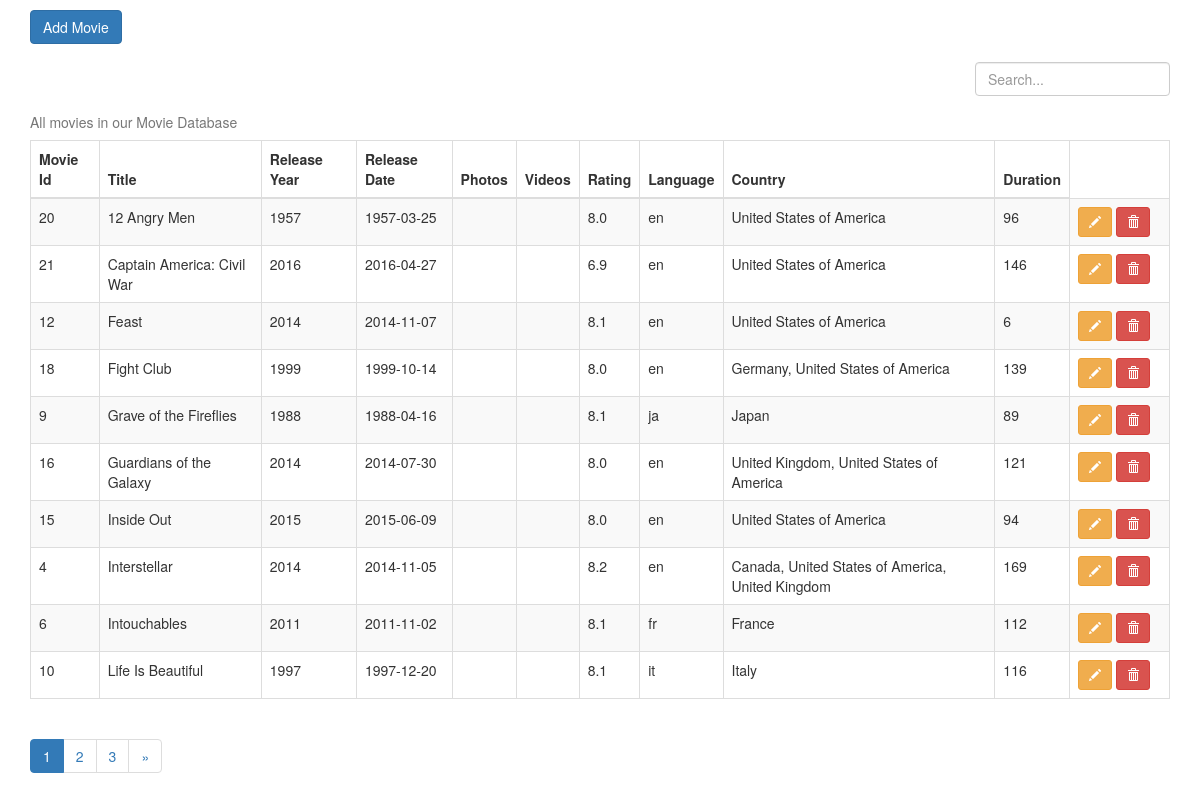
The page /movie.php on the database its author committed.
### tables this page shows
CREATE TABLE `movie` (
  `movie_id` int(10) NOT NULL AUTO_INCREMENT,
  `title` varchar(255) DEFAULT NULL,
  `release_year` int(5) DEFAULT NULL,
  `release_date` date DEFAULT NULL,
  `photos` varchar(255) DEFAULT NULL,
  `videos` varchar(255) DEFAULT NULL,
  `imdb_rating` decimal(2,1) DEFAULT NULL,
  `movie_language` char(255) DEFAULT NULL,
  `country` char(255) DEFAULT NULL,
  `duration` double DEFAULT NULL,
  PRIMARY KEY (`movie_id`)
);

### htdocs/includes/data.inc.php (called while the page is built, shortened)
<?php
class Data{
 private $conn;
 private $table_name = "movie";
 public function __construct($db){
  $this->conn = $db;
 }
 function readAll($page, $from_record_num, $records_per_page){
  $query = "SELECT
     *
    FROM
     " . $this->table_name . "
    ORDER BY
     title ASC
    LIMIT
     {$from_record_num}, {$records_per_page}";
  $stmt = $this->conn->prepare( $query );
  $stmt->execute();
  return $stmt;
 }
}
?>

### htdocs/movie.php (the view, shortened to what this page needs)
<?php
$page = isset($_GET['page']) ? $_GET['page'] : 1;
$records_per_page = 10;
$from_record_num = ($records_per_page * $page) - $records_per_page;
include_once 'includes/data.inc.php';
$database = new Config();
$db = $database->getConnection();
$product = new Data($db);
$stmt = $product->readAll($page, $from_record_num, $records_per_page);
$num = $stmt->rowCount();
?>
<!DOCTYPE html>
<html lang="en">
  <head>
    <link href="css/bootstrap.min.css" rel="stylesheet">
  </head>
  <body>
    <div class="container">
      <p>
 <a class="btn btn-primary" href="add.php" role="button">Add Movie</a>
      </p>
		<form class="navbar-form navbar-right" action="movie_search.php" method="post">
            <input type="text" class="form-control" placeholder="Search..." name="name">
          </form>
<?php
if($num>0){
?>
 <table class="table table-bordered table-hover table-striped">
 <caption>All movies in our Movie Database</caption>
 <thead>
  <tr>
		  <th>Movie Id</th>
          <th>Title</th>
          <th>Release Year</th>
          <th>Release Date</th>
          <th>Photos</th>
          <th>Videos</th>
		  <th>Rating</th>
		  <th>Language</th>
		  <th>Country</th>
		  <th>Duration</th>
        </tr>
 </thead>
 <tbody>
<?php
while ($row = $stmt->fetch(PDO::FETCH_ASSOC)){
extract($row);
?>
<tr>
 <?php echo "<td>{$movie_id}</td>" ?>
 <?php echo "<td>{$title}</td>" ?>
 <?php echo "<td>{$release_year}</td>" ?>
 <?php echo "<td>{$release_date}</td>" ?>
 <?php echo "<td>{$photos}</td>" ?>
 <?php echo "<td>{$videos}</td>" ?>
 <?php echo "<td>{$imdb_rating}</td>" ?>
 <?php echo "<td>{$movie_language}</td>" ?>
 <?php echo "<td>{$country}</td>" ?>
 <?php echo "<td>{$duration}</td>" ?>
 <?php echo "<td width='100px'>
     <a class='btn btn-warning btn-sm' href='update.php?id={$movie_id}' role='button'><span class='glyphicon glyphicon-pencil' aria-hidden='true'></span></a>
     <a class='btn btn-danger btn-sm' href='delete.php?id={$movie_id}' role='button'><span class='glyphicon glyphicon-trash' aria-hidden='true'></span></a>
          </td>" ?>
</tr>
<?php
}
?>
 </tbody>
      </table>
<?php
include_once 'includes/pagination.inc.php';
}
?>
    </div>
  </body>
</html>

### rows shown on the page
movie: movie_id "20", title "12 Angry Men", release_year "1957", release_date "1957-03-25", imdb_rating "8.0", movie_language "en", country "United States of America", duration "96"
movie: movie_id "21", title "Captain America: Civil War", release_year "2016", release_date "2016-04-27", imdb_rating "6.9", movie_language "en", country "United States of America", duration "146"
movie: movie_id "12", title "Feast", release_year "2014", release_date "2014-11-07", imdb_rating "8.1", movie_language "en", country "United States of America", duration "6"
movie: movie_id "18", title "Fight Club", release_year "1999", release_date "1999-10-14", imdb_rating "8.0", movie_language "en", country "Germany, United States of America", duration "139"
movie: movie_id "9", title "Grave of the Fireflies", release_year "1988", release_date "1988-04-16", imdb_rating "8.1", movie_language "ja", country "Japan", duration "89"
movie: movie_id "16", title "Guardians of the Galaxy", release_year "2014", release_date "2014-07-30", imdb_rating "8.0", movie_language "en", country "United Kingdom, United States of America", duration "121"
movie: movie_id "15", title "Inside Out", release_year "2015", release_date "2015-06-09", imdb_rating "8.0", movie_language "en", country "United States of America", duration "94"
movie: movie_id "4", title "Interstellar", release_year "2014", release_date "2014-11-05", imdb_rating "8.2", movie_language "en", country "Canada, United States of America, United Kingdom", duration "169"
movie: movie_id "6", title "Intouchables", release_year "2011", release_date "2011-11-02", imdb_rating "8.1", movie_language "fr", country "France", duration "112"
movie: movie_id "10", title "Life Is Beautiful", release_year "1997", release_date "1997-12-20", imdb_rating "8.1", movie_language "it", country "Italy", duration "116"
